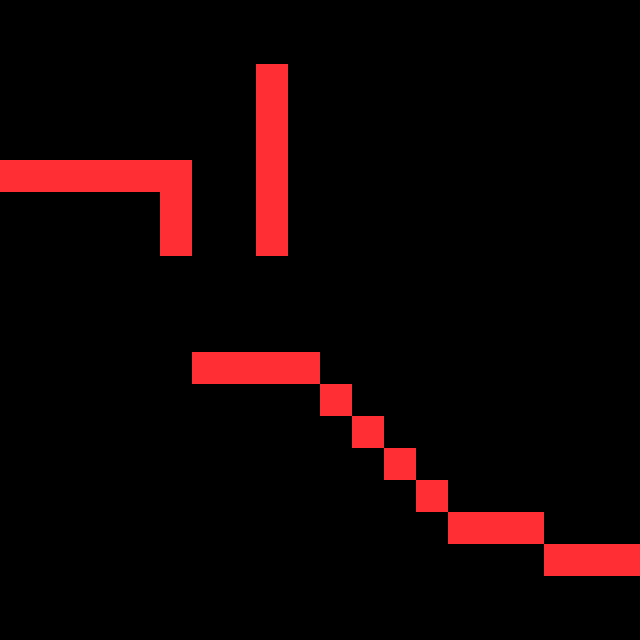

Rendered tile map (Tiled .tmx) drawn with the repository's tilesets; below, a short description and the map source with its tile grids summarised:
An orthogonal 20x20 tile map with 32x32 px tiles, 2 tile layers (Ground, Collision).

<map version="1.0" orientation="orthogonal" width="20" height="20" tilewidth="32" tileheight="32">
 <tileset firstgid="1" name="tileset" tilewidth="32" tileheight="32">
  <image source="tileset.png" width="256" height="128" />
 </tileset>
 <layer name="Ground" width="20" height="20">
  <data>[400 cells, 28 non-empty, 6 distinct tile ids]</data>
 </layer>
 <layer name="Collision" width="20" height="20">
  <data>[400 cells, 28 non-empty, 1 distinct tile ids]</data>
 </layer>
</map>
